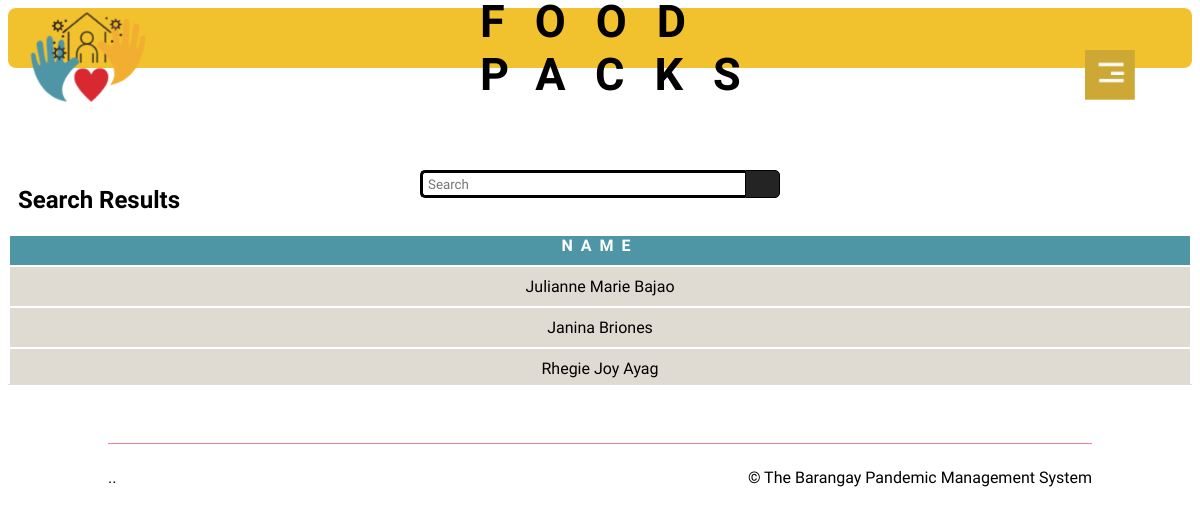
Page /fresult.php (signed in) on the committed database.
### tables this page shows
CREATE TABLE `foodpacks` (
  `fpackID` int(11) NOT NULL,
  `userID` int(11) NOT NULL,
  `name3` varchar(50) NOT NULL,
  `quantity` int(50) NOT NULL,
  `barangay` varchar(50) NOT NULL,
  `date_claimed` varchar(50) NOT NULL
);

### session.php (called while the page is built, shortened)
<?php
	require 'Connection/db_conn.php';
	$query = $conn->query("SELECT * FROM `users` WHERE `userID` = '$_SESSION[userID]'") or die(mysqli_error());
	$fetch = $query->fetch_array();
	$purok2 = $fetch['purok'];
	$barangay = $fetch['barangay'];
?>

### fresult.php (the view, shortened to what this page needs)
<!DOCTYPE html>
<?php
	require 'session.php';
?>
<html>
<head>
	<link rel="stylesheet" href="ayuda.css">
</head>
<body>
	<section id="header">
		<div class="header-box">
			<img src="images/logo1.png" class="logo">
		</div>
	<form action="fresult.php" method="get">
	<div class="wrap">
   <div class="search">
      <input type="text" name="search" class="searchTerm" placeholder="Search">
      <button type="submit" class="searchButton">
     </button>
   </div>
</div>
</form>
		<div class="container">
			<div class="Ayuda">
				<h1>FOOD PACKS</h1>
			</div>
		</div>
	</section>
	<img src="images/menu.png" id="menu">
<h2 id="title2">Search Results</h2>
<div class="scrollable">
<table class="table2">
	 <tbody>
	 				<th>NAME</th>
					<?php
						require 'Connection/db_conn.php';
						$search = $_GET['search'];
						$query = $conn->query("SELECT foodpacks.name3 FROM `foodpacks` WHERE EXISTS (SELECT * FROM users WHERE userID = foodpacks.userID AND fullname LIKE '%$search%' AND purok = ('$purok2') AND barangay = ('$barangay'));") or die(mysqli_error());
						while($fetch = $query->fetch_array()){
					?>
						<tr>
							<td><?php echo $fetch['name3']?></td>
						</tr>
					<?php
						}
					?>
					</tbody>
</table>
</div>
	<section id="footer">
	<div class="container footer-row">
		<hr>
		<div class="footer-left-col">
			<p>..</p>
		</div>
		<div class="footer-right-col">
			<p>© The Barangay Pandemic Management System</p>
		</div>
	</div>
</section>
</body>
</html>

### ayuda.css (style rules this page uses)
* { padding: 0; font-family: alata; }
.logo { width: 120px; margin-top: 0px; margin-left: 20px; }
.header-box { background-size: cover; height: 60px; background-color: #F2C12E; border-radius: 8px; margin-bottom: 10%; }
.Ayuda { width: 30%; position: absolute; left: 55%; top: 6%; transform: translate(-50%, -50%); font-size: 30px; letter-spacing: 30px; }
.container { margin-right: 100px; margin-left: 100px; }
.search { width: 100%; position: relative; display: flex; }
.searchTerm { width: 100%; border: 3px solid black; border-right: none; padding: 5px; height: 12px; border-radius: 5px 0 0 5px; outline: none; color: #9DBFAF; }
.searchButton { width: 40px; height: 28px; border: .5px solid black; background: #242424; text-align: center; color: #fff; border-radius: 0 5px 5px 0; cursor: pointer; font-size: 20px; }
.wrap { width: 30%; position: absolute; left: 50%; top: 23%; transform: translate(-50%, -50%); }
#menu { width: 50px; position: fixed; right: 65px; top: 50px; z-index: 2; cursor: pointer; }
.table1 th, td { text-align: center; padding-top: 10px; padding-bottom: 10px; }
#title2 { margin-left: 10px; }
.table2 { width: 100%; }
.table2 th { align-content: center; letter-spacing: 8px; padding-bottom: 10px; }
.table2 td { background-color: #E0DBD2; }
.scrollable { height: 150px; overflow-y: scroll; border-bottom: 1px solid #ddd; }
.scrollable th { color: white; font-stretch: 3%; background: #4E96A6; z-index: 2; top: 0; }
#footer { padding: 50px 0 30px; }
hr { width: 100%; border: 0; border-top: 1px solid #f67c92; }
.footer-row { display: flex; align-items: center; justify-content: space-between; flex-wrap: wrap; }
.footer-left-col { flex-basis: 50%; }

### rows in the picture
foodpacks: name3 "Julianne Marie Bajao"
foodpacks: name3 "Janina Briones"
foodpacks: name3 "Rhegie Joy Ayag"
